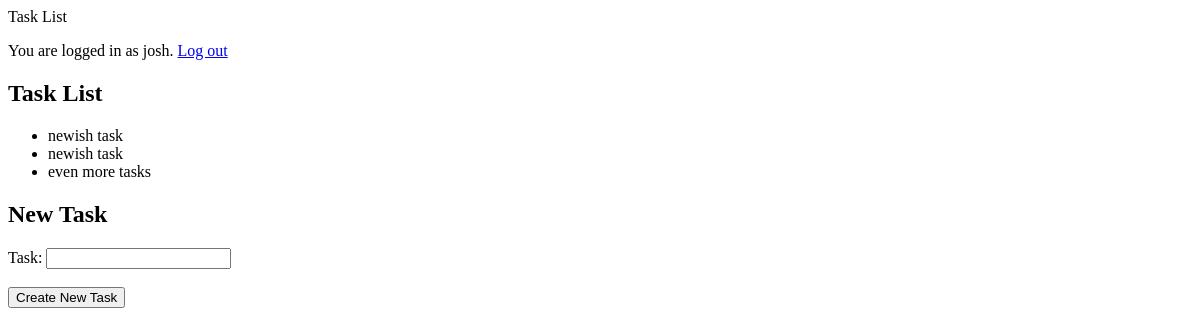
Page / (signed in) on the earlier database version.
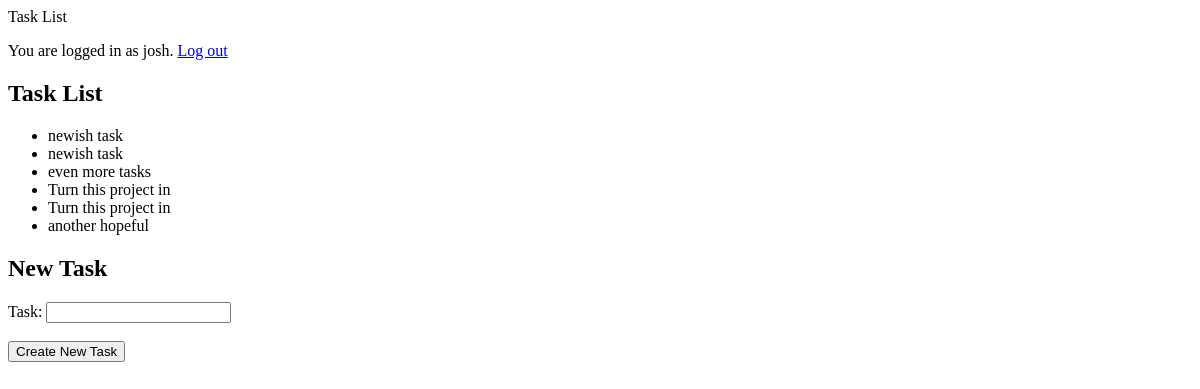
Same page on the later database version.
### tables this page shows
CREATE TABLE tasks (
    id INTEGER PRIMARY KEY AUTOINCREMENT,
    user_id INTEGER NOT NULL,
    task TEXT NOT NULL,
    FOREIGN KEY(user_id) REFERENCES users(id)
);

### alta3research-flask01.py (the view)
@app.route("/")
def index():
    if "username" in session:
        user_id = session["user_id"]
        tasks = get_all_tasks(user_id)
        return render_template("index.html", data=session["username"], tasks=tasks)
    else:
        return render_template("index.html")

### alta3research-flask01.py (called while the page is built)
def get_db():
    db = getattr(g, "_database", None)
    if db is None:
        db = g._database = sqlite3.connect(DATABASE)
    return db

@app.teardown_appcontext
def close_connection(exception):
    db = getattr(g, "_database", None)
    if db is not None:
        db.close()

def get_all_tasks(user_id):
    with app.app_context():
        connection = get_db()
        cur = connection.cursor()
        cur.execute("SELECT task FROM tasks WHERE user_id=?", (user_id, ))
        return cur.fetchall()

### templates/index.html (shortened to what this page needs)
<!DOCTYPE html>
<html lang="en">
<head>
</head>
<body>
    {% block title %}Task List{% endblock %}
    {% block content %}
        {% if data %}
            <p>You are logged in as {{ data }}. <a href="/logout">Log out</a></p>
        {% else %}
            <p>You are not logged in. <a href="/login">Log in</a></p>
        {% endif %}
        <h2>Task List</h2>
        <ul>
            {% for task in tasks %}
                <li>{{task[0]}}</li>
            {% endfor %}
        </ul>
    {% endblock %}
    {% if data %}
        {% block task_list %}
        <h2>New Task</h2>
        <form action="/new_task" method="POST">
            <label for="task">Task:</label>
            <input type="text" id="task" name="task" required /><br /><br />
            <input type="submit" value="Create New Task" />
        {% endblock %}
    {% endif %}
</body>
</html>

Differences in the rows shown:
added tasks: task "Turn this project in"
added tasks: task "Turn this project in"
added tasks: task "another hopeful"
